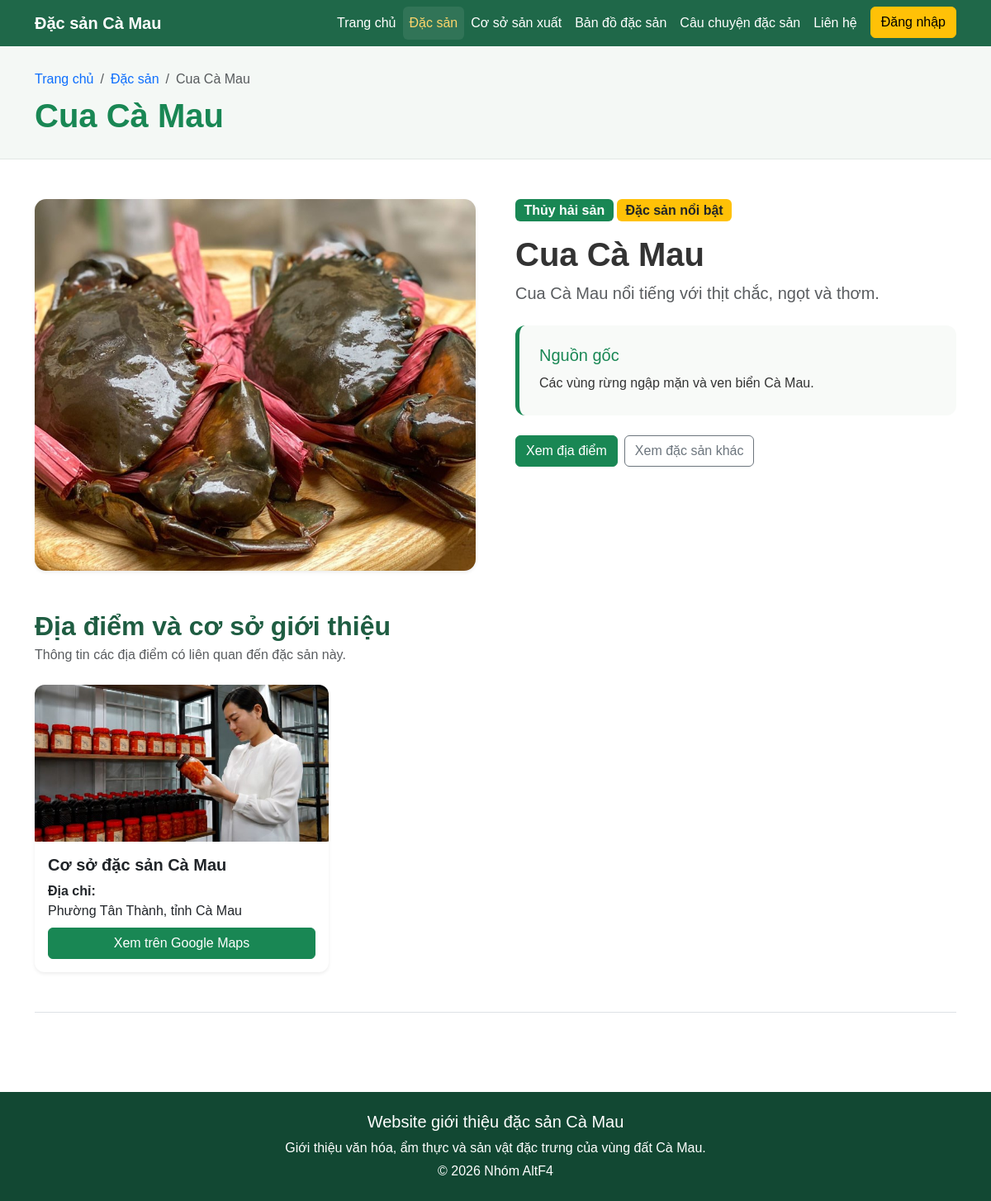
/chi-tiet-dac-san.php?id=1, run on the app's committed database.
### tables this page shows
CREATE TABLE `dac_san` (
  `id` int(11) NOT NULL,
  `danh_muc_id` int(11) DEFAULT NULL,
  `ten_dac_san` varchar(200) NOT NULL,
  `slug` varchar(220) NOT NULL,
  `mo_ta_ngan` text DEFAULT NULL,
  `nguon_goc` text DEFAULT NULL,
  `mo_ta_chi_tiet` longtext DEFAULT NULL,
  `cach_su_dung` text DEFAULT NULL,
  `cach_bao_quan` text DEFAULT NULL,
  `hinh_anh` varchar(255) DEFAULT NULL,
  `noi_bat` tinyint(1) NOT NULL DEFAULT 0,
  `trang_thai` tinyint(1) NOT NULL DEFAULT 1,
  `ngay_tao` datetime NOT NULL DEFAULT current_timestamp(),
  `ngay_cap_nhat` datetime NOT NULL DEFAULT current_timestamp() ON UPDATE current_timestamp()
);

CREATE TABLE `danh_muc` (
  `id` int(11) NOT NULL,
  `ten_danh_muc` varchar(150) NOT NULL,
  `slug` varchar(180) NOT NULL,
  `mo_ta` text DEFAULT NULL,
  `thu_tu` int(11) NOT NULL DEFAULT 0,
  `trang_thai` tinyint(1) NOT NULL DEFAULT 1,
  `ngay_tao` datetime NOT NULL DEFAULT current_timestamp(),
  `ngay_cap_nhat` datetime NOT NULL DEFAULT current_timestamp() ON UPDATE current_timestamp()
);

CREATE TABLE `dac_san_co_so` (
  `dac_san_id` int(11) NOT NULL,
  `co_so_id` int(11) NOT NULL,
  `ghi_chu` varchar(255) DEFAULT NULL
);

CREATE TABLE `co_so_san_xuat` (
  `id` int(11) NOT NULL,
  `ten_co_so` varchar(200) NOT NULL,
  `slug` varchar(220) NOT NULL,
  `dia_chi` varchar(255) NOT NULL,
  `so_dien_thoai` varchar(20) DEFAULT NULL,
  `email` varchar(150) DEFAULT NULL,
  `mo_ta` text DEFAULT NULL,
  `hinh_anh` varchar(255) DEFAULT NULL,
  `vi_do` decimal(10,7) DEFAULT NULL,
  `kinh_do` decimal(10,7) DEFAULT NULL,
  `google_maps_url` text DEFAULT NULL,
  `trang_thai` tinyint(1) NOT NULL DEFAULT 1,
  `ngay_tao` datetime NOT NULL DEFAULT current_timestamp(),
  `ngay_cap_nhat` datetime NOT NULL DEFAULT current_timestamp() ON UPDATE current_timestamp()
);

### chi-tiet-dac-san.php (the view, shortened to what this page needs)
<?php
require_once __DIR__ . '/config/database.php';
$currentPage = 'dac-san';
$id = filter_input(INPUT_GET, 'id', FILTER_VALIDATE_INT);
$stmt = $pdo->prepare(
    'SELECT
        ds.id,
        ds.danh_muc_id,
        ds.ten_dac_san,
        ds.slug,
        ds.mo_ta_ngan,
        ds.nguon_goc,
        ds.mo_ta_chi_tiet,
        ds.cach_su_dung,
        ds.cach_bao_quan,
        ds.hinh_anh,
        ds.noi_bat,
        dm.ten_danh_muc
     FROM dac_san AS ds
     LEFT JOIN danh_muc AS dm
        ON dm.id = ds.danh_muc_id
     WHERE ds.id = :id
       AND ds.trang_thai = 1
     LIMIT 1'
);
$stmt->execute([
    'id' => $id
]);
$dacSan = $stmt->fetch();
    ?>
    <?php
$stmtCoSo = $pdo->prepare(
    'SELECT
        cs.id,
        cs.ten_co_so,
        cs.dia_chi,
        cs.so_dien_thoai,
        cs.email,
        cs.mo_ta,
        cs.hinh_anh,
        cs.vi_do,
        cs.kinh_do,
        cs.google_maps_url,
        dscs.ghi_chu
     FROM dac_san_co_so AS dscs
     INNER JOIN co_so_san_xuat AS cs
        ON cs.id = dscs.co_so_id
     WHERE dscs.dac_san_id = :dac_san_id
       AND cs.trang_thai = 1
     ORDER BY cs.ten_co_so ASC'
);
$stmtCoSo->execute([
    'dac_san_id' => $id
]);
$danhSachCoSo = $stmtCoSo->fetchAll();
function taoGoogleMapsUrl(array $coSo): string
{
    if (
        $coSo['vi_do'] !== null
        && $coSo['kinh_do'] !== null
    ) {
        return 'https://www.google.com/maps/search/?api=1&query='
            . rawurlencode(
                $coSo['vi_do'] . ',' . $coSo['kinh_do']
            );
    }
    return 'https://www.google.com/maps/search/?api=1&query='
        . rawurlencode(
            $coSo['ten_co_so'] . ', ' . $coSo['dia_chi']
        );
}
require_once __DIR__ . '/includes/header.php';
require_once __DIR__ . '/includes/navbar.php';
?>
<section class="detail-banner">
    <div class="container">
        <nav aria-label="breadcrumb">
            <ol class="breadcrumb mb-2">
                <li class="breadcrumb-item">
                    <a href="/dac-san-ca-mau/">
                        Trang chủ
                    </a>
                </li>
                <li class="breadcrumb-item">
                    <a href="/dac-san-ca-mau/dac-san.php">
                        Đặc sản
                    </a>
                </li>
                <li
                    class="breadcrumb-item active"
                    aria-current="page"
                >
                    <?= htmlspecialchars($dacSan['ten_dac_san']) ?>
                </li>
            </ol>
        </nav>
        <h1 class="fw-bold text-success mb-0">
            <?= htmlspecialchars($dacSan['ten_dac_san']) ?>
        </h1>
    </div>
</section>
<main class="container py-5">
    <section class="row g-5 align-items-start">
        <div class="col-lg-6">
            <?php if (!empty($dacSan['hinh_anh'])): ?>
                <img
                    src="/dac-san-ca-mau/assets/uploads/dac-san/<?= htmlspecialchars(
                        $dacSan['hinh_anh']
                    ) ?>"
                    alt="<?= htmlspecialchars($dacSan['ten_dac_san']) ?>"
                    class="detail-image shadow-sm"
                >
            <?php else: ?>
                <div class="detail-no-image">
                    Chưa có hình ảnh
                </div>
            <?php endif; ?>
        </div>
        <div class="col-lg-6">
            <div class="mb-3">
                <span class="badge bg-success fs-6">
                    <?= htmlspecialchars(
                        $dacSan['ten_danh_muc'] ?? 'Chưa phân loại'
                    ) ?>
                </span>
                <?php if ((int) $dacSan['noi_bat'] === 1): ?>
                    <span class="badge bg-warning text-dark fs-6">
                        Đặc sản nổi bật
                    </span>
                <?php endif; ?>
            </div>
            <h2 class="display-6 fw-bold">
                <?= htmlspecialchars($dacSan['ten_dac_san']) ?>
            </h2>
            <p class="lead text-muted">
                <?= htmlspecialchars(
                    $dacSan['mo_ta_ngan']
                        ?: 'Thông tin giới thiệu đang được cập nhật.'
                ) ?>
            </p>
            <?php if (!empty($dacSan['nguon_goc'])): ?>
                <div class="information-box mt-4">
                    <h3 class="h5 text-success">
                        Nguồn gốc
                    </h3>
                    <div class="content-text">
                        <?= nl2br(
                            htmlspecialchars($dacSan['nguon_goc'])
                        ) ?>
                    </div>
                </div>
            <?php endif; ?>
            <div class="d-flex flex-wrap gap-2 mt-4">
                <a
                    href="#co-so-san-xuat"
                    class="btn btn-success"
                >
                    Xem địa điểm
                </a>
                <a
                    href="/dac-san-ca-mau/dac-san.php"
                    class="btn btn-outline-secondary"
                >
                    Xem đặc sản khác
                </a>
            </div>
        </div>
    </section>
    <section id="co-so-san-xuat" class="py-5 border-bottom">
        <div class="mb-4">
            <h2 class="section-title mb-1">
                Địa điểm và cơ sở giới thiệu
            </h2>
            <p class="text-muted mb-0">
                Thông tin các địa điểm có liên quan đến đặc sản này.
            </p>
        </div>
        <?php if (empty($danhSachCoSo)): ?>
            <div class="alert alert-info">
                Địa điểm của đặc sản này đang được cập nhật.
            </div>
        <?php else: ?>
            <div class="row g-4">
                <?php foreach ($danhSachCoSo as $coSo): ?>
                    <div class="col-md-6 col-lg-4">
                        <div class="card facility-card h-100 shadow-sm">
                            <?php if (!empty($coSo['hinh_anh'])): ?>
                                <img
                                    src="/dac-san-ca-mau/assets/uploads/co-so/<?= htmlspecialchars(
                                        $coSo['hinh_anh']
                                    ) ?>"
                                    alt="<?= htmlspecialchars(
                                        $coSo['ten_co_so']
                                    ) ?>"
                                    class="facility-image"
                                >
                            <?php endif; ?>
                            <div class="card-body d-flex flex-column">
                                <h3 class="h5 fw-bold">
                                    <?= htmlspecialchars(
                                        $coSo['ten_co_so']
                                    ) ?>
                                </h3>
                                <p class="mb-2">
                                    <strong>Địa chỉ:</strong><br>
                                    <?= htmlspecialchars(
                                        $coSo['dia_chi']
                                    ) ?>
                                </p>
                                <a
                                    href="<?= htmlspecialchars(
                                        taoGoogleMapsUrl($coSo)
                                    ) ?>"
                                    target="_blank"
                                    rel="noopener noreferrer"
                                    class="btn btn-success mt-auto"
                                >
                                    Xem trên Google Maps
                                </a>
                            </div>
                        </div>
                    </div>
                <?php endforeach; ?>
            </div>
        <?php endif; ?>
    </section>
</main>
<?php require_once __DIR__ . '/includes/footer.php'; ?>

### includes/header.php (shortened to what this page needs)
<?php
$currentPage = $currentPage ?? '';
?>
<!DOCTYPE html>
<html lang="vi">
<head>
    <link
        href="https://cdn.jsdelivr.net/npm/bootstrap@5.3.3/dist/css/bootstrap.min.css"
        rel="stylesheet"
    >
    <link
        rel="stylesheet"
        href="/dac-san-ca-mau/assets/css/style.css"
    >
</head>
<body>

### includes/navbar.php (shortened to what this page needs)
<?php
$currentPage = $currentPage ?? '';
?>
<?php
$currentPage = $currentPage ?? '';
?>
<nav class="navbar navbar-expand-lg navbar-dark navbar-custom sticky-top">
    <div class="container">
        <a class="navbar-brand fw-bold" href="/dac-san-ca-mau/">
            Đặc sản Cà Mau
        </a>
        <div class="collapse navbar-collapse" id="mainNavbar">
            <ul class="navbar-nav ms-auto">
                <li class="nav-item">
                    <a
                        class="nav-link <?= $currentPage === 'trang-chu' ? 'active' : '' ?>"
                        href="/dac-san-ca-mau/"
                    >
                        Trang chủ
                    </a>
                </li>
                <li class="nav-item">
                    <a
                        class="nav-link <?= $currentPage === 'dac-san' ? 'active' : '' ?>"
                        href="/dac-san-ca-mau/dac-san.php"
                    >
                        Đặc sản
                    </a>
                </li>
                <li class="nav-item">
                    <a
                        class="nav-link <?= $currentPage === 'co-so' ? 'active' : '' ?>"
                        href="/dac-san-ca-mau/co-so-san-xuat.php"
                    >
                        Cơ sở sản xuất
                    </a>
                </li>
                <li class="nav-item">
                    <a
                        class="nav-link <?= $currentPage === 'ban-do' ? 'active' : '' ?>"
                        href="/dac-san-ca-mau/ban-do.php"
                    >
                        Bản đồ đặc sản
                    </a>
                </li>
                <li class="nav-item">
                    <a
                        class="nav-link <?= $currentPage === 'bai-viet' ? 'active' : '' ?>"
                        href="/dac-san-ca-mau/bai-viet.php"
                    >
                        Câu chuyện đặc sản
                    </a>
                </li>
                <li class="nav-item">
                    <a
                        class="nav-link <?= $currentPage === 'lien-he' ? 'active' : '' ?>"
                        href="/dac-san-ca-mau/lien-he.php"
                    >
                        Liên hệ
                    </a>
                </li>
                <?php if (!empty($_SESSION['admin_id'])): ?>
                    <li class="nav-item ms-lg-2">
                        <a
                            class="btn btn-warning"
                            href="/dac-san-ca-mau/admin/index.php"
                        >
                            Trang quản trị
                        </a>
                    </li>
                    <li class="nav-item ms-lg-2">
                        <a
                            class="btn btn-outline-light"
                            href="/dac-san-ca-mau/logout.php"
                        >
                            Đăng xuất
                        </a>
                    </li>
                <?php else: ?>
                    <li class="nav-item ms-lg-2">
                        <a
                            class="btn btn-warning"
                            href="/dac-san-ca-mau/login.php"
                        >
                            Đăng nhập
                        </a>
                    </li>
                <?php endif; ?>
            </ul>
        </div>
    </div>
</nav>

### includes/footer.php (shortened to what this page needs)
<footer class="mt-5 py-4">
    <div class="container text-center">
        <h5>Website giới thiệu đặc sản Cà Mau</h5>
        <p class="mb-1">
            Giới thiệu văn hóa, ẩm thực và sản vật đặc trưng của vùng đất Cà Mau.
        </p>
        <p class="mb-0">
            &copy; <?= date('Y') ?> Nhóm AltF4
        </p>
    </div>
</footer>
</body>
</html>

### assets/css/style.css (style rules this page uses)
:root { --mau-xanh: #1f5d42; --mau-xanh-dam: #153f2e; --mau-vang: #d8a63c; --mau-kem: #fffaf0; --mau-chu: #333333; }
body { font-family: Arial, sans-serif; color: var(--mau-chu); background-color: #ffffff; }
.navbar-custom { background-color: var(--mau-xanh); }
.navbar-custom .navbar-brand, .navbar-custom .nav-link { color: #ffffff; }
.navbar-custom .nav-link:hover, .navbar-custom .nav-link.active { color: #ffd77a; }
.section-title { color: var(--mau-xanh); font-weight: 700; }
footer { color: #ffffff; background-color: var(--mau-xanh-dam); }
html, body { min-height: 100%; }
body { margin: 0; overflow-x: hidden; background-color: #ffffff; }
img { max-width: 100%; }
a { text-decoration: none; }
.navbar-custom { background-color: #1f6849; }
.navbar-custom .navbar-brand { font-weight: 700; }
.navbar-custom .nav-link { color: #ffffff; border-radius: 6px; transition: background-color 0.2s ease; }
.navbar-custom .nav-link:hover, .navbar-custom .nav-link.active { color: #ffd66b; background-color: rgba(255, 255, 255, 0.08); }
.card { word-break: break-word; }
.card img { display: block; }
.btn { white-space: normal; }
footer { width: 100%; color: #ffffff; background-color: #124833; }

### chi-tiet-dac-san.php (style rules this page uses)
.detail-banner { padding: 28px 0; background-color: #f4f8f5; border-bottom: 1px solid #e2e8e4; }
.detail-image { width: 100%; height: 450px; object-fit: cover; border-radius: 14px; }
.information-box { height: 100%; padding: 24px; border-radius: 12px; background-color: #f8faf8; border-left: 5px solid #198754; }
.facility-card, .related-card { overflow: hidden; border: 0; border-radius: 12px; }
.facility-image, .related-image, .related-no-image { width: 100%; height: 190px; object-fit: cover; }
.content-text { line-height: 1.8; white-space: normal; }

### data on the page
dac_san: ten_dac_san "Cua Cà Mau", hinh_anh (picture), danh_muc.ten_danh_muc "Thủy hải sản", mo_ta_ngan "Cua Cà Mau nổi tiếng với thịt chắc, ngọt và thơm.", nguon_goc "Các vùng rừng ngập mặn và ven biển Cà Mau."
dac_san_co_so: co_so.hinh_anh (picture), co_so.ten_co_so "Cơ sở đặc sản Cà Mau", co_so.dia_chi "Phường Tân Thành, tỉnh Cà Mau"
